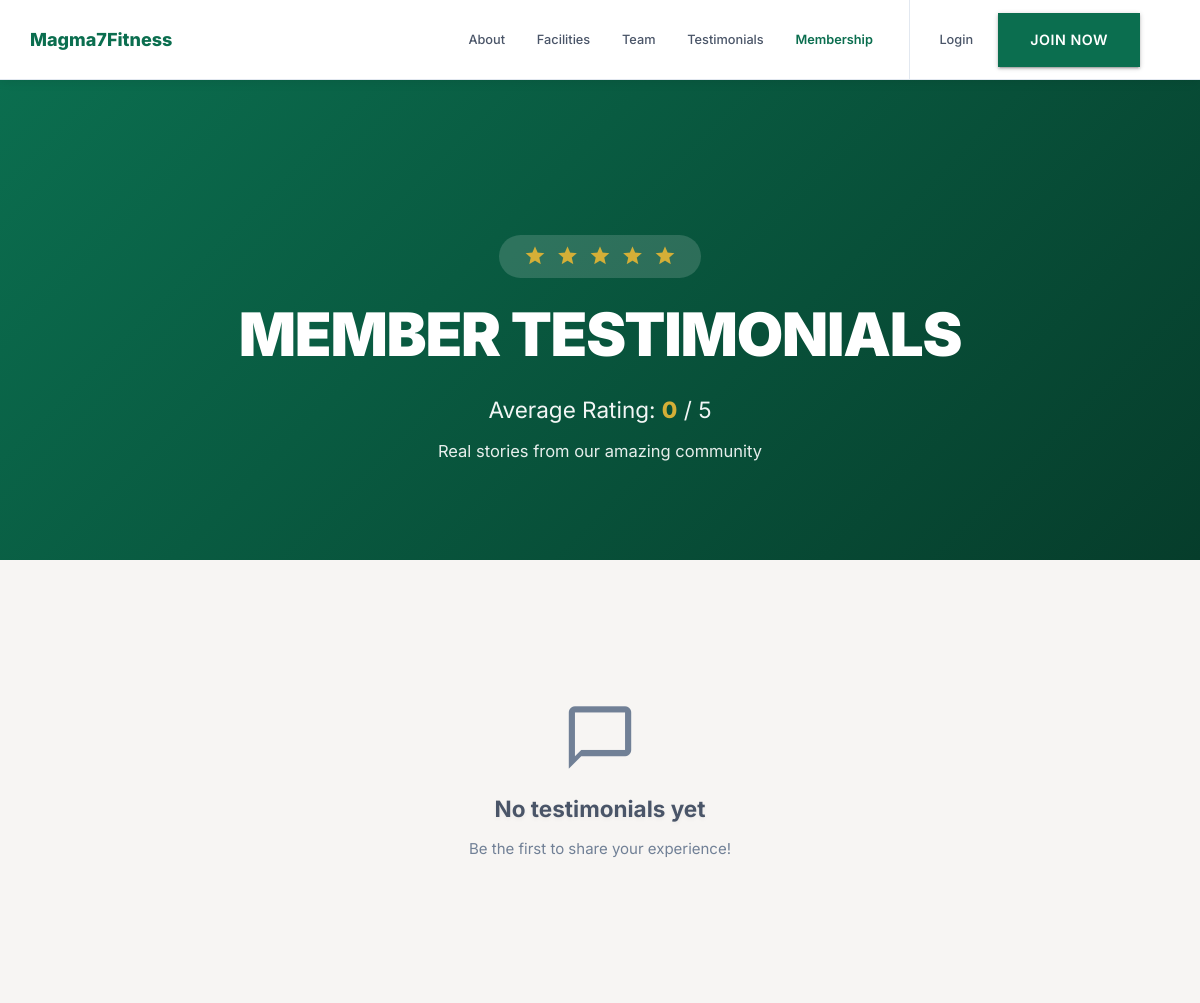
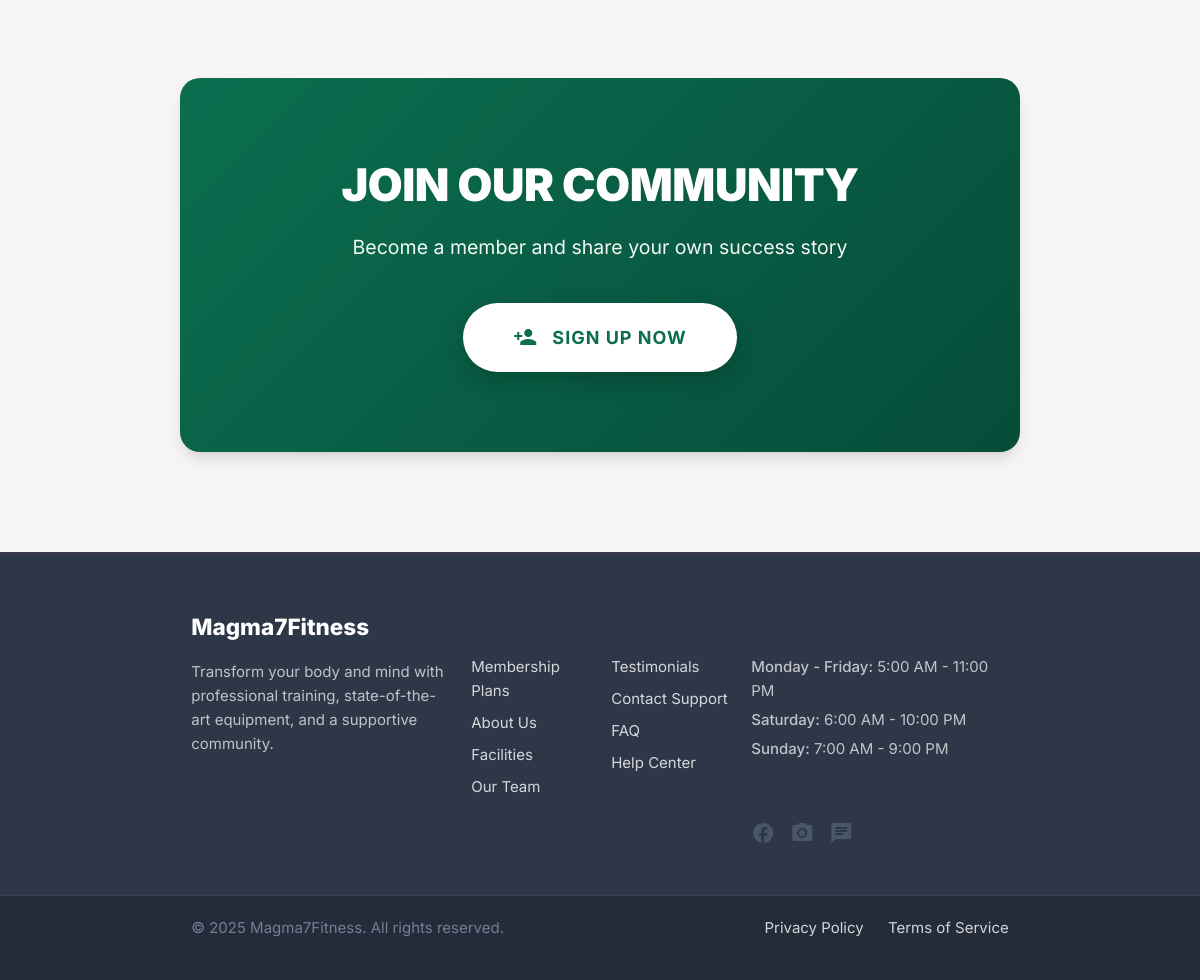
/cms/testimonials/, run on an earlier commit of the app's database (2 pictures, top to bottom).
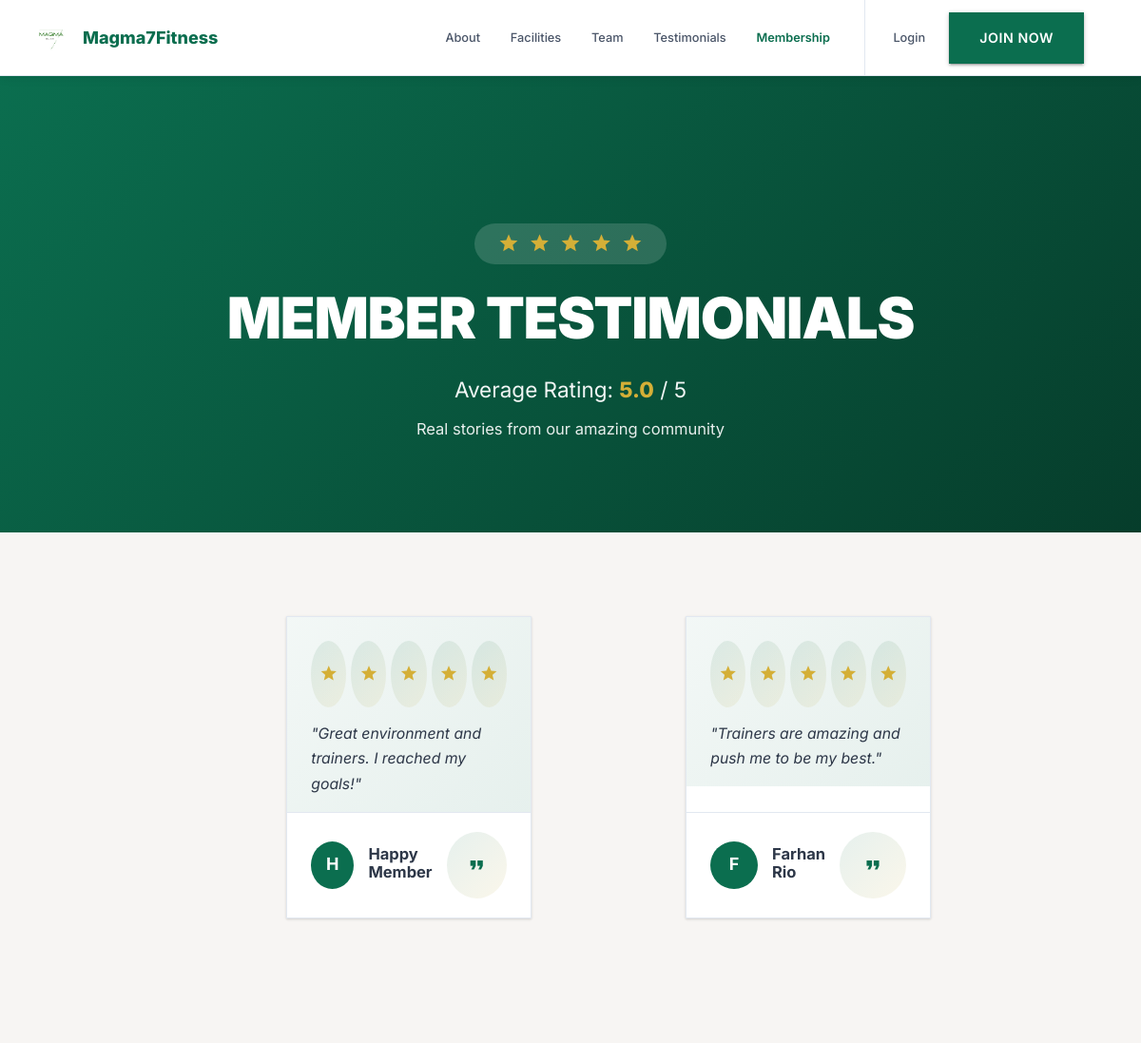
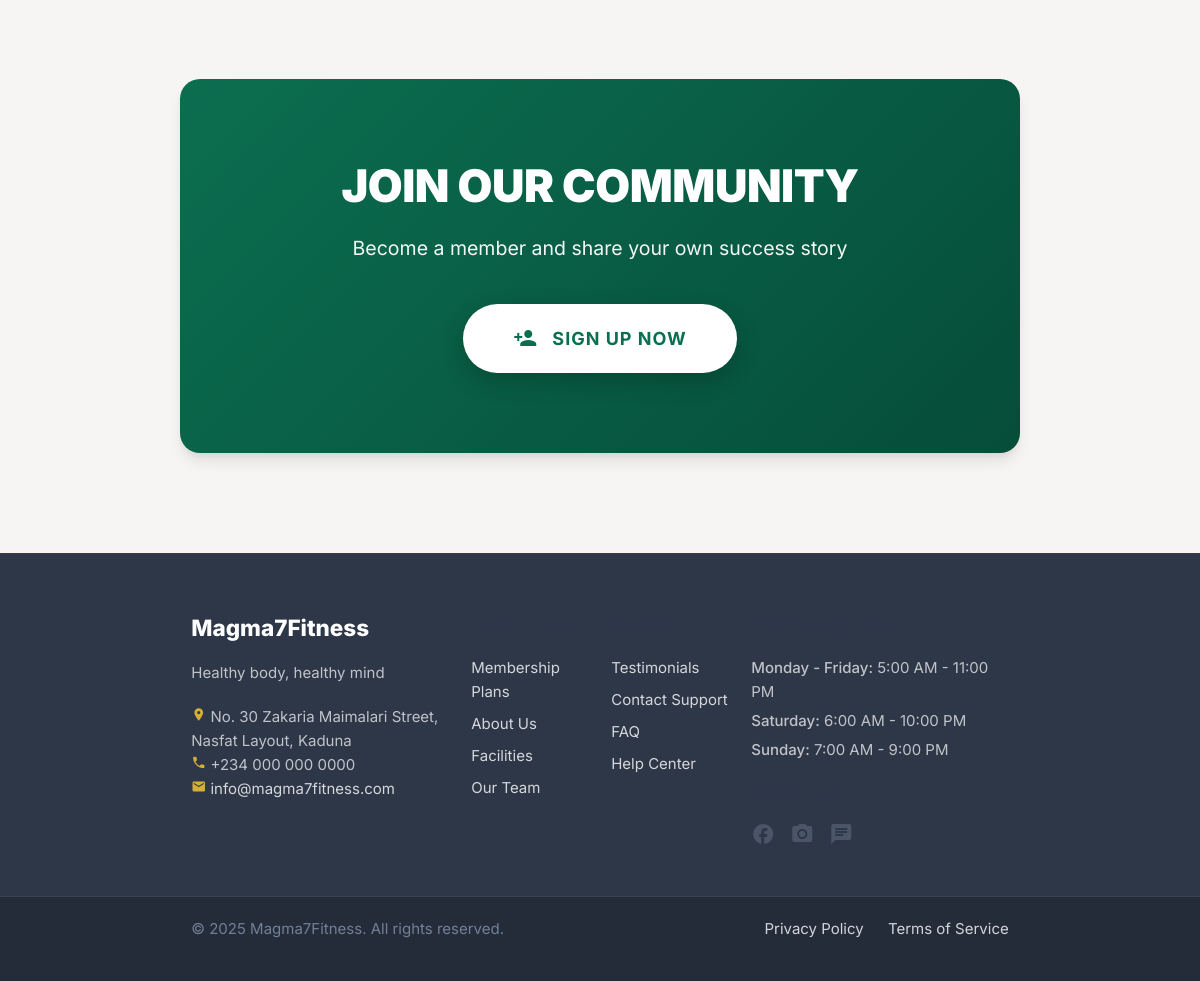
And on a later commit of the database (2 pictures, top to bottom).
### cms/models.py (models this page shows, shortened)
class SiteSettings(models.Model):
    brand_name = models.CharField(max_length=100, default='Magma7Fitness')
    tagline = models.CharField(max_length=200, blank=True)
    logo = models.ImageField(upload_to='branding/', blank=True, null=True, help_text='Upload logo (PNG/SVG with transparent background)')
    logo_url = models.URLField(blank=True, help_text='OR provide logo URL')
    favicon = models.FileField(upload_to='branding/', blank=True, null=True, help_text='Upload favicon (.ico or .png, 32x32 or 64x64 pixels)', validators=[FileExtensionValidator(allowed_extensions=['ico', 'png'])])
    favicon_url = models.URLField(blank=True, help_text='OR provide favicon URL')
    phone = models.CharField(max_length=30, blank=True)
    email = models.EmailField(blank=True)
    address = models.CharField(max_length=255, blank=True)
    hero_headline = models.CharField(max_length=200, blank=True)
    hero_subtext = models.TextField(blank=True)
    hero_cta_text = models.CharField(max_length=50, blank=True)
    hero_cta_url = models.CharField(max_length=200, blank=True)
    hero_image_url = models.URLField(blank=True)
    free_guide_text = models.CharField(max_length=50, default='Get Now', help_text='Text shown on the free guide button')
    free_guide_url = models.URLField(blank=True, help_text='URL to download or access the free guide (PDF, form, etc.)')
    free_guide_title = models.CharField(max_length=100, default='Free Fitness Guide', blank=True, help_text='Title of the free guide for admin reference')
    free_guide_description = models.TextField(blank=True, help_text='Description of what the free guide contains')
    cta_headline = models.CharField(max_length=200, default='Ready to Start?', help_text='Main headline for CTA section')
    cta_description = models.TextField(default='Join thousands of satisfied members who have transformed their lives at Magma7Fitness', help_text='Description text for CTA section')
    cta_image_url = models.URLField(blank=True, help_text='Background or feature image for CTA section')
    cta_primary_text = models.CharField(max_length=50, default='Sign Up Today', help_text='Text for primary CTA button')
    cta_primary_url = models.CharField(max_length=200, default='/accounts/signup/', help_text='URL for primary CTA button')
    cta_secondary_text = models.CharField(max_length=50, default='Learn More', help_text='Text for secondary CTA button')
    cta_secondary_url = models.CharField(max_length=200, default='/about/', help_text='URL for secondary CTA button')
    primary_color = models.CharField(max_length=7, default='#0b6e4f')  # green
    accent_color = models.CharField(max_length=7, default='#d4af37')   # gold
    light_color = models.CharField(max_length=7, default='#ffffff')    # white
    dark_bg = models.CharField(max_length=7, default='#121416')
    card_bg = models.CharField(max_length=7, default='#1d1f21')
    hero_stat1_icon = models.CharField(max_length=50, default='groups', help_text='Material icon name for first stat')
    hero_stat1_number = models.CharField(max_length=20, default='970+', help_text='Number to display (e.g., 970+, 1K+)')
    hero_stat1_label = models.CharField(max_length=50, default='Members', help_text='Label for first stat')
    hero_stat2_icon = models.CharField(max_length=50, default='sports_gymnastics', help_text='Material icon name for second stat')
    hero_stat2_number = models.CharField(max_length=20, default='135+', help_text='Number to display (e.g., 135+, 200+)')
    hero_stat2_label = models.CharField(max_length=50, default='Programs', help_text='Label for second stat')
    hero_stat3_icon = models.CharField(max_length=50, default='workspace_premium', help_text='Material icon name for third stat')
    hero_stat3_number = models.CharField(max_length=20, default='105+', help_text='Number to display (e.g., 105+, 50+)')
    hero_stat3_label = models.CharField(max_length=50, default='Trainers', help_text='Label for third stat')
    def get_logo_url(self):
        if self.logo:
            return self.logo.url
        return self.logo_url or ''
    def get_favicon_url(self):
        if self.favicon:
            return self.favicon.url
        return self.favicon_url or ''

class Testimonial(models.Model):
    name = models.CharField(max_length=120)
    role = models.CharField(max_length=120, blank=True)
    rating = models.PositiveSmallIntegerField(default=5)
    quote = models.TextField()
    avatar_url = models.URLField(blank=True)
    is_approved = models.BooleanField(default=True)
    created_at = models.DateTimeField(auto_now_add=True)
    class Meta:
        ordering = ['-created_at']

### cms/views.py (the view)
# urls.py: path('testimonials/', views.testimonials, name='testimonials'),
def testimonials(request):
    qs = Testimonial.objects.filter(is_approved=True)
    avg = qs.aggregate(avg=Avg('rating'))['avg'] or 0
    return render(request, 'cms/testimonials.html', {"testimonials": qs, "avg_rating": round(avg, 1)})

### cms/context_processors.py (called while the page is built)
def site_settings(request):
    try:
        settings = SiteSettings.objects.get(pk=1)
    except SiteSettings.DoesNotExist:
        settings = SiteSettings()
    return {
        'site_settings': settings
    }

### core/context_processors.py (called while the page is built)
def settings_vars(request):
    currency = getattr(settings, 'CURRENCY', 'NGN')
    symbols = {
        'NGN': '₦',
        'USD': '$',
        'EUR': '€',
        'GBP': '£',
    }
    return {
        'SITE_NAME': getattr(settings, 'SITE_NAME', 'Magma7Fitness'),
        'CURRENCY': currency,
        'CURRENCY_SYMBOL': symbols.get(currency.upper(), ''),
        'PAYMENTS_ENABLED': getattr(settings, 'PAYMENTS_ENABLED', False),
        'PAYMENT_PROVIDER': getattr(settings, 'PAYMENT_PROVIDER', 'paystack'),
    }

### notifications/context_processors.py (called while the page is built)
def unread_notifications(request):
    if request.user.is_authenticated:
        return {
            'unread_notifications_count': request.user.notifications.filter(is_read=False).count()
        }
    return {'unread_notifications_count': 0}

### cms/templates/cms/testimonials.html (shortened to what the changed rows need)
{% extends 'base.html' %}
{% block content %}
<section style="width: 100vw; margin-left: calc(-50vw + 50%); min-height: 60vh; display: flex; align-items: center; justify-content: center; background: linear-gradient(135deg, var(--primary-green) 0%, #063d2b 100%); text-align: center; position: relative; overflow: hidden; padding: 120px 20px 60px;">
  <div style="max-width: 1200px; margin: 0 auto; position: relative; z-index: 2;">
    <div style="margin-bottom: 20px;">
      <div style="display: inline-flex; align-items: center; gap: 10px; background: rgba(255, 255, 255, 0.15); padding: 10px 25px; border-radius: 50px;">
        {% for i in "12345" %}
        <i class="material-icons" style="color: var(--accent-gold); font-size: 1.5rem;">star</i>
        {% endfor %}
      </div>
    </div>
    <h1 style="font-size: 4rem; font-weight: 900; color: white; margin: 0 auto 1.5rem auto; text-transform: uppercase;">
      Member Testimonials
    </h1>
    <p style="color: rgba(255, 255, 255, 0.95); font-size: 1.5rem; max-width: 700px; margin: 0 auto 10px;">
      Average Rating: <span style="color: var(--accent-gold); font-weight: 800;">{{ avg_rating }}</span> / 5
    </p>
  </div>
</section>
<section class="section" style="padding: 80px 0; background: var(--light-bg);">
  <div class="container">
    {% if testimonials %}
    <div class="row" style="display: flex; flex-wrap: wrap; gap: 30px; justify-content: center;">
      {% for t in testimonials %}
      <div class="col s12 m6 l4" style="display: flex;">
        <div class="card hoverable" style="width: 100%; display: flex; flex-direction: column; transition: all 0.3s ease;">
          <div style="padding: 25px 25px 15px; background: linear-gradient(135deg, rgba(11, 110, 79, 0.05) 0%, rgba(11, 110, 79, 0.1) 100%);">
            <div style="display: flex; gap: 5px; margin-bottom: 15px;">
              {% for i in "12345" %}
                {% if forloop.counter <= t.rating %}
                  <i class="material-icons" style="color: var(--accent-gold); font-size: 1.3rem;">star</i>
                {% else %}
                  <i class="material-icons" style="color: #ddd; font-size: 1.3rem;">star_border</i>
                {% endif %}
              {% endfor %}
            </div>
            <p style="color: var(--text-primary); font-size: 1.05rem; line-height: 1.7; font-style: italic; margin: 0;">
              "{{ t.quote }}"
            </p>
          </div>
          <div style="padding: 20px 25px; display: flex; align-items: center; gap: 15px; margin-top: auto; border-top: 1px solid var(--border-color);">
            {% if t.avatar_url %}
            <img src="{{ t.avatar_url }}" alt="{{ t.name }}"
                 style="width: 50px; height: 50px; border-radius: 50%; object-fit: cover; border: 2px solid var(--primary-green);">
            {% else %}
            <div style="width: 50px; height: 50px; border-radius: 50%; background: var(--primary-green); display: flex; align-items: center; justify-content: center;">
              <span style="color: white; font-weight: 700; font-size: 1.2rem;">{{ t.name|first|upper }}</span>
            </div>
            {% endif %}
            <div style="flex: 1;">
              <h5 style="font-size: 1.1rem; font-weight: 700; color: var(--text-primary); margin: 0 0 3px 0;">{{ t.name }}</h5>
            </div>
            <i class="material-icons" style="color: var(--primary-green); font-size: 1.5rem;">format_quote</i>
          </div>
        </div>
      </div>
      {% endfor %}
    </div>
    {% else %}
    <div style="text-align: center; padding: 60px 20px;">
      <i class="material-icons" style="font-size: 5rem; color: var(--text-muted); margin-bottom: 20px;">chat_bubble_outline</i>
      <h3 style="color: var(--text-secondary); font-size: 1.5rem; margin-bottom: 15px;">No testimonials yet</h3>
      <p style="color: var(--text-muted);">Be the first to share your experience!</p>
    </div>
    {% endif %}
  </div>
</section>
{% if not user.is_authenticated %}
<section style="padding: 0; margin: 80px 0;">
  <div class="container">
    <div style="background: linear-gradient(135deg, var(--primary-green) 0%, var(--primary-dark) 100%); border-radius: 20px; padding: 80px 40px; text-align: center; box-shadow: var(--shadow-lg);">
      <h2 style="font-size: 3rem; font-weight: 900; color: white; margin-bottom: 20px; text-transform: uppercase;">
        Join Our Community
      </h2>
    </div>
  </div>
</section>
{% endif %}
{% endblock %}

### templates/base.html (shortened to what the changed rows need)
{% load static %}
<!DOCTYPE html>
<html lang="en">
<head>
  <link href="https://cdnjs.cloudflare.com/ajax/libs/materialize/1.0.0/css/materialize.min.css" rel="stylesheet">
  <link href="{% static 'css/styles.css' %}" rel="stylesheet">
 </head>
<body>
  <nav class="navbar-main">
    <div class="navbar-container">
      <a href="/" class="navbar-logo">
        {% if site_settings.get_logo_url %}
          <img src="{{ site_settings.get_logo_url }}" alt="{{ site_settings.brand_name|default:'Magma7Fitness' }}" class="logo-img">
          <span class="logo-text">{{ site_settings.brand_name|default:"Magma7Fitness" }}</span>
        {% else %}
          <span class="logo-text">{{ site_settings.brand_name|default:"Magma7Fitness" }}</span>
        {% endif %}
      </a>
    </div>
  </nav>
  <main>
    {% block content %}{% endblock %}
  </main>
  <footer class="page-footer">
    <div class="container">
      <div class="row" style="padding: 40px 0 20px 0;">
        <div class="col s12 m6 l4">
          <h5 style="color: white; font-weight: 800; margin-bottom: 20px;">
            {{ site_settings.brand_name|default:"Magma7 Fitness Center" }}
          </h5>
          <p class="footer-light" style="line-height: 1.6; margin-bottom: 20px;">
            {% if site_settings.tagline %}
              {{ site_settings.tagline }}
            {% else %}
              Transform your body and mind with professional training, state-of-the-art equipment, and a supportive community.
            {% endif %}
          </p>
          {% if site_settings.address %}
          <p class="footer-light">
            <i class="material-icons tiny" style="color: var(--accent-gold);">location_on</i>
            {{ site_settings.address }}
          </p>
          {% endif %}
          {% if site_settings.phone %}
          <p class="footer-light">
            <i class="material-icons tiny" style="color: var(--accent-gold);">phone</i>
            {{ site_settings.phone }}
          </p>
          {% endif %}
          {% if site_settings.email %}
          <p class="footer-light">
            <i class="material-icons tiny" style="color: var(--accent-gold);">email</i>
            <a href="mailto:{{ site_settings.email }}" class="footer-link">{{ site_settings.email }}</a>
          </p>
          {% endif %}
        </div>
      </div>
    </div>
    <div class="footer-copy">
      <div class="container">
        <div class="row" style="align-items: center;">
          <div class="col s12 m6">
            <p style="margin: 0; color: var(--text-muted);">
              © <span id="year"></span> {{ site_settings.brand_name|default:"Magma7Fitness" }}. All rights reserved.
            </p>
          </div>
        </div>
      </div>
    </div>
  </footer>
</body>
</html>

What changed in the data, as far as the page shows it:
added SiteSettings: get_logo_url (picture), brand_name "Magma7Fitness", tagline "Healthy body, healthy mind", address "No. 30 Zakaria Maimalari Street, Nasfat Layout, Kaduna", phone "+234 000 000 0000", email "info@magma7fitness.com"
added Testimonial: rating 5 (drawn), quote "Great environment and trainers. I reached my goals!", name|first "H", name "Happy Member"
added Testimonial: rating 5 (drawn), quote "Trainers are amazing and push me to be my best.", name|first "F", name "Farhan Rio"
Also different on the page:
{{ avg_rating }}: "0" → "5.0"
{{ site_settings.brand_name|default:"Magma7Fitness" }}: "Magma7Fitness" → (not shown)
{{ site_settings.brand_name|default:"Magma7 Fitness Center" }}: "Magma7Fitness" → (not shown)
text no longer shown: "No testimonials yet Be the first to share your experience! Transform your body and mind with professional training, state-of-the-art equipment, and a supportive community."
